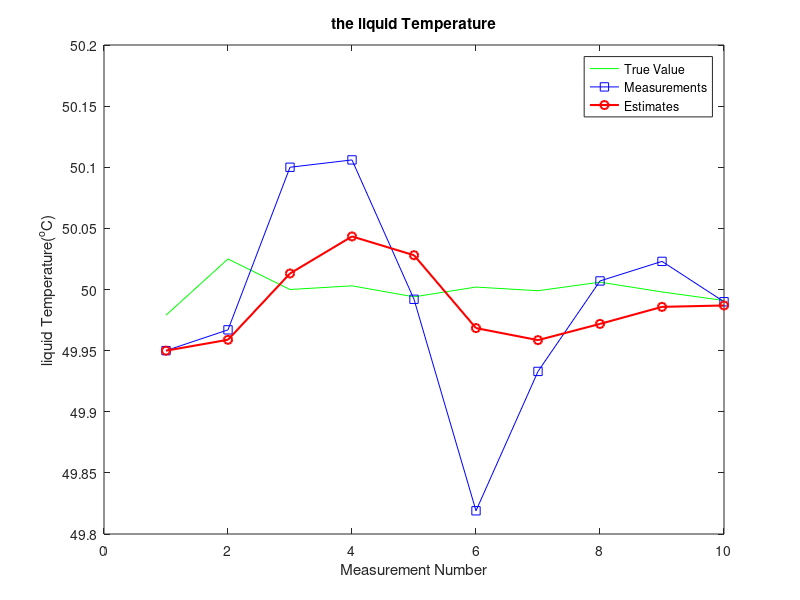
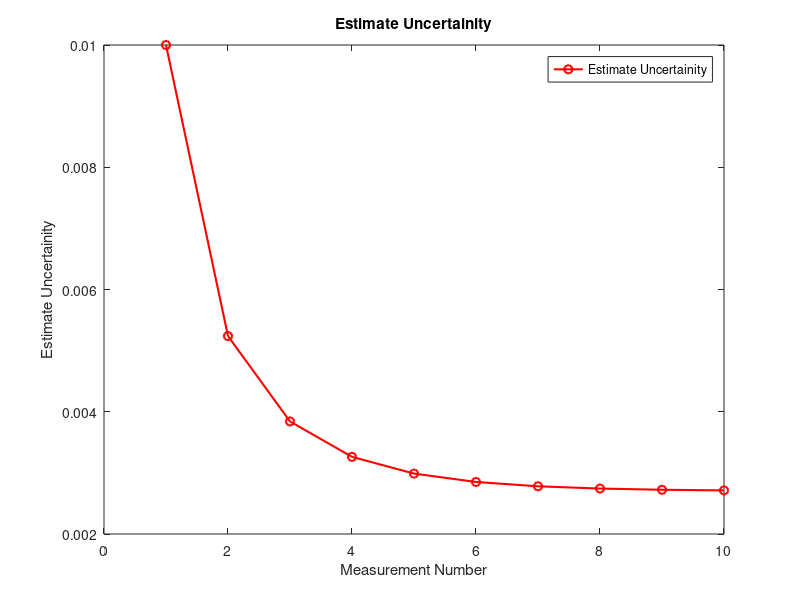
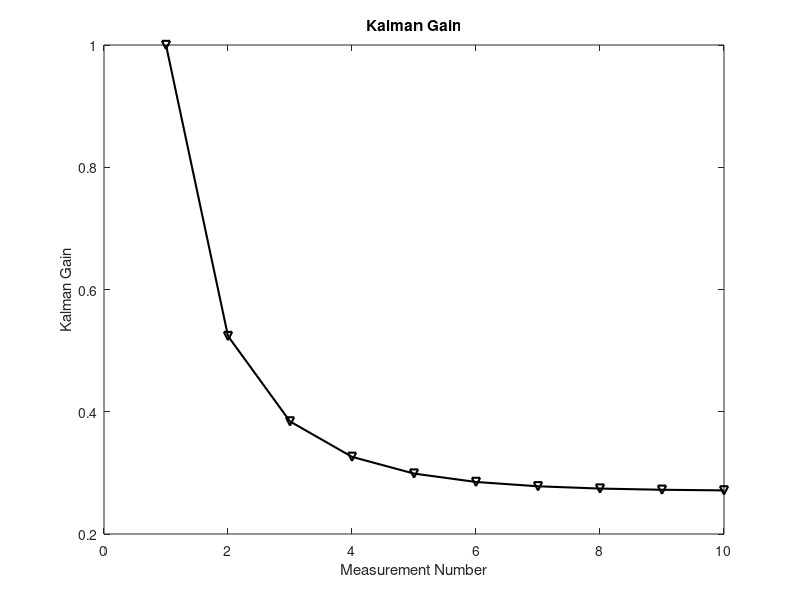

These charts were generated, in order, by the following MATLAB code:
%initialise values
x_init=10;
p_init=10000;
q=0.001;

true_val=load('trueprocnoiseliq.txt');%True values of temperature
z=load('procnoiseliq.txt'); %measurements
n=size(z,2); %Number of Samples provided in the file

x_est=zeros(1,n); %Height estimates of liquid Temperature
p_est=zeros(1,n); %estimates of uncertainity in estimates

x_pred=zeros(1,n); %predicted estimates liquid Temperature before measurement
p_pred=zeros(1,n); %predicted estimates of uncertainity in estimates before measurement

altimeter_uncertainity=0.01; %Measurement uncertainity
r=zeros(1,n)+altimeter_uncertainity; %Broadcasting to entire array
K=zeros(1,n); %Kalman gain

%Initial prediction  values
x_temp=x_init;
p_temp=p_init+q;

%x_temp and p_temp changes carries predicted from one iteration to next for
%ease of implementation. We save prediction for next state into x_temp and
%p_temp and for the purposes of debugging and plotting save those values in
%the prediction arrays, we don't need them otherwise.

for i = 1:n
    %Save temporary predicted estimates
    x_pred(i)=x_temp;
    p_pred(i)=p_temp;
    %Measure z(i)
    %Update
    K(i)=p_pred(i)/(p_pred(i)+r(i))          %Kalman Gain calculation,
    x_est(i)=x_pred(i)+K(i)*(z(i)-x_pred(i)) %Estimating the current state, 
    p_est(i)=(1-K(i))*p_pred(i)              %Update current state Uncertainity
    %Predict
    x_temp=x_est(i);                         %Constant Dynamics
    p_temp=p_est(i)+q;                         %Extrapolated estimate uncertainty
end

%Visualizing the data
figure
plot(1:n,true_val,'g',1:n,z,'b-s',1:n,x_est,'r-o','LineWidth',1.5);
legend('True Value','Measurements','Estimates');
title('the liquid Temperature')
xlabel('Measurement Number')
ylabel('liquid Temperature(^{o}C)')
figure
plot(1:n,p_est,'r-o','LineWidth',1.5);
legend('Estimate Uncertainity');
title('Estimate Uncertainity')
xlabel('Measurement Number')
ylabel('Estimate Uncertainity')
figure
plot(1:n,K,'k-v','LineWidth',1.5);
title('Kalman Gain')
xlabel('Measurement Number')
ylabel('Kalman Gain')
pause;
close all;